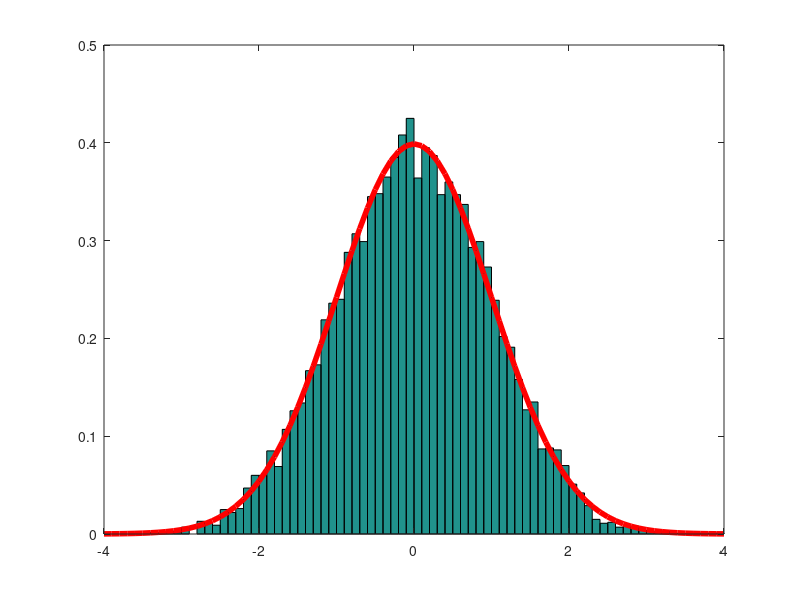

The MATLAB script that drew this image:
% RANDN_plot
% This routine plots the results of the RANDN generator in a histogram
% and compares it to a Gaussian distribution

m = 0.0  %set the Gaussian mean
sigma = 1.0  %set the standard deviation
Xmin = -4.0;  Xmax = 4.0;  %set the plotting limits
Dx = 0.1;  %set the bin size
Np = 10000;  %set the number of histogram points

xs = sigma*randn(1,Np) + m;  %calculate the histogram points
bv= Xmin:Dx:Xmax;  %set the plotting limits

% Calculate, plot, and normalize the histogram
nhist = histc(xs,bv);  nhist = nhist/(Dx*Np);
bar(bv,nhist,'histc')

set(gca,'XLim',[Xmin Xmax]) %hold the axes for comparing to a Gaussian
hold on

% Calculate and plot the Gaussian
gauss = (1.0/sqrt(2.0*pi*sigma^2))*exp(-(0.5/sigma^2)*(bv - m).^2);
plot(bv,gauss,'r','LineWidth',4)
hold off

% Calculate the Monte Carlo mean and standard deviation
mMC = (1/Np)*sum(xs),  
VarMC = (1/(Np-1))*sum(xs.^2) - mMC^2;  sigmaMC = sqrt(VarMC)
